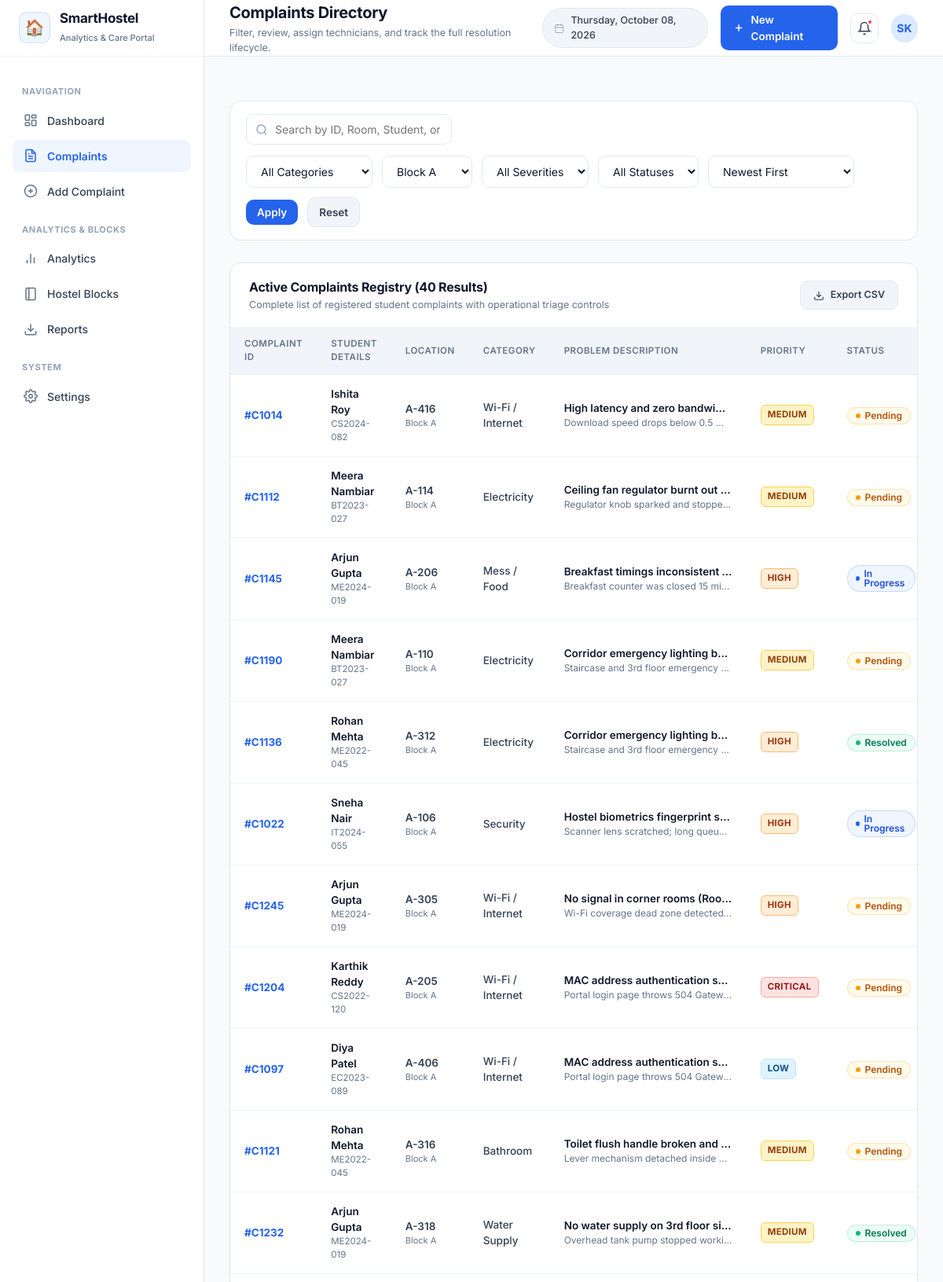
The page /complaints?block=Block+A (upper part) on the database its author committed.
### tables this page shows
CREATE TABLE complaints (
        id INTEGER PRIMARY KEY AUTOINCREMENT,
        complaint_code TEXT UNIQUE NOT NULL,
        student_name TEXT NOT NULL,
        student_id TEXT NOT NULL,
        student_phone TEXT,
        student_email TEXT,
        block TEXT NOT NULL,
        room_number TEXT NOT NULL,
        category TEXT NOT NULL,
        title TEXT NOT NULL,
        description TEXT NOT NULL,
        severity TEXT NOT NULL,
        status TEXT NOT NULL,
        created_at TEXT NOT NULL,
        resolved_at TEXT,
        resolution_time_days REAL,
        resolution_notes TEXT,
        assigned_to TEXT
    );

### app.py (the view)
@app.route("/complaints")
def complaints():
    search = request.args.get("search", "")
    category = request.args.get("category", "All")
    block = request.args.get("block", "All")
    severity = request.args.get("severity", "All")
    status = request.args.get("status", "All")
    sort_by = request.args.get("sort_by", "date_desc")
    complaints_list = database.get_all_complaints(
        search=search,
        category=category,
        block=block,
        severity=severity,
        status=status,
        sort_by=sort_by
    )
    kpis = database.get_kpi_summary()
    return render_template(
        "complaints.html",
        active_page="complaints",
        complaints=complaints_list,
        total_count=len(complaints_list),
        kpis=kpis,
        filters={
            "search": search,
            "category": category,
            "block": block,
            "severity": severity,
            "status": status,
            "sort_by": sort_by
        }
    )

### app.py (called while the page is built)
@app.context_processor
def inject_global_data():
    now = datetime.now()
    return {
        "current_date_str": now.strftime("%A, %B %d, %Y"),
        "current_year": now.year,
        "app_title": "SmartHostel Complaint Management & Analytics",
        "categories_list": database.CATEGORIES,
        "blocks_list": database.BLOCKS,
        "severities_list": database.SEVERITIES,
        "statuses_list": database.STATUSES
    }

### database.py (called while the page is built)
def get_db_connection():
    conn = sqlite3.connect(DB_PATH)
    conn.row_factory = sqlite3.Row
    return conn

### templates/complaints.html (shortened to what this page needs)
{% extends "base.html" %}
{% block page_title %}Complaints Directory{% endblock %}
{% block page_subtitle %}Filter, review, assign technicians, and track the full resolution lifecycle.{% endblock %}
{% block content %}
<form method="GET" action="{{ url_for('complaints') }}" class="filter-bar">
  <div class="search-input-box">
    <svg viewBox="0 0 24 24" fill="none" stroke="currentColor" stroke-width="2">
      <circle cx="11" cy="11" r="8"></circle>
      <line x1="21" y1="21" x2="16.65" y2="16.65"></line>
    </svg>
    <input type="text" name="search" class="form-control" placeholder="Search by ID, Room, Student, or Keyword..." value="{{ filters.search }}">
  </div>
  <div class="filter-group">
    <select name="category" class="form-control" style="width: auto;" onchange="this.form.submit()">
      <option value="All">All Categories</option>
    </select>
    <select name="block" class="form-control" style="width: auto;" onchange="this.form.submit()">
      {% for b in blocks_list %}
        <option value="{{ b }}" {% if filters.block == b %}selected{% endif %}>{{ b }}</option>
      {% endfor %}
    </select>
    <select name="severity" class="form-control" style="width: auto;" onchange="this.form.submit()">
      <option value="All">All Severities</option>
    </select>
    <select name="status" class="form-control" style="width: auto;" onchange="this.form.submit()">
      <option value="All">All Statuses</option>
    </select>
    <select name="sort_by" class="form-control" style="width: auto;" onchange="this.form.submit()">
      <option value="date_desc" {% if filters.sort_by == 'date_desc' %}selected{% endif %}>Newest First</option>
    </select>
    <button type="submit" class="header-btn header-btn-primary" style="padding: 8px 14px;">Apply</button>
    <a href="{{ url_for('complaints') }}" class="header-btn header-btn-secondary" style="padding: 8px 14px;" title="Reset Filters">Reset</a>
  </div>
</form>
<div class="card">
  <div class="card-header">
    <div class="card-title-group">
      <h3>Active Complaints Registry ({{ total_count }} Results)</h3>
      <p class="card-subtitle">Complete list of registered student complaints with operational triage controls</p>
    </div>
    <div class="card-actions">
      <a href="{{ url_for('export_csv') }}" class="header-btn header-btn-secondary" style="font-size: 12.5px;">
        <svg width="14" height="14" viewBox="0 0 24 24" fill="none" stroke="currentColor" stroke-width="2">
          <path d="M21 15v4a2 2 0 0 1-2 2H5a2 2 0 0 1-2-2v-4"></path>
          <polyline points="7 10 12 15 17 10"></polyline>
          <line x1="12" y1="15" x2="12" y2="3"></line>
        </svg>
        Export CSV
      </a>
    </div>
  </div>
  <div class="table-responsive">
    <table class="modern-table">
      <thead>
        <tr>
          <th>Complaint ID</th>
          <th>Student Details</th>
          <th>Location</th>
          <th>Category</th>
          <th>Problem Description</th>
          <th>Priority</th>
          <th>Status</th>
        </tr>
      </thead>
      <tbody>
        {% if complaints %}
          {% for c in complaints %}
          <tr>
            <td>
              <b style="color: var(--primary); font-size: 13.5px;">#{{ c.complaint_code }}</b>
            </td>
            <td>
              <div style="font-weight: 600; color: var(--text-main);">{{ c.student_name }}</div>
              <div style="font-size: 11.5px; color: var(--text-muted);">{{ c.student_id }}</div>
            </td>
            <td>
              <span style="font-weight: 600;">{{ c.room_number }}</span>
              <div style="font-size: 11px; color: var(--text-muted);">{{ c.block }}</div>
            </td>
            <td>
              <span style="font-weight: 500;">{{ c.category }}</span>
            </td>
            <td style="max-width: 250px;">
              <div style="font-weight: 600; color: var(--text-main); white-space: nowrap; overflow: hidden; text-overflow: ellipsis;" title="{{ c.title }}">
                {{ c.title }}
              </div>
              <div style="font-size: 12px; color: var(--text-muted); white-space: nowrap; overflow: hidden; text-overflow: ellipsis;" title="{{ c.description }}">
                {{ c.description }}
              </div>
            </td>
            <td>
              <span class="priority-tag priority-{{ c.severity|lower }}">{{ c.severity }}</span>
            </td>
            <td>
              {% if c.status == 'Resolved' %}
                <span class="badge badge-resolved"><span class="badge-dot"></span>Resolved</span>
              {% elif c.status == 'Pending' %}
                <span class="badge badge-pending"><span class="badge-dot"></span>Pending</span>
              {% elif c.status == 'In Progress' %}
                <span class="badge badge-in-progress"><span class="badge-dot"></span>In Progress</span>
              {% else %}
                <span class="badge badge-rejected"><span class="badge-dot"></span>Rejected</span>
              {% endif %}
            </td>
          </tr>
          {% endfor %}
        {% endif %}
      </tbody>
    </table>
  </div>
</div>
{% endblock %}

### rows shown on the page
complaints: complaint_code "C1014", student_name "Ishita Roy", student_id "CS2024-082", room_number "A-416", block "Block A", category "Wi-Fi / Internet", title "High latency and zero bandwi…", description "Download speed drops below 0.5…", severity "MEDIUM", status "Pending" (drawn)
complaints: complaint_code "C1112", student_name "Meera Nambiar", student_id "BT2023-027", room_number "A-114", block "Block A", category "Electricity", title "Ceiling fan regulator burnt out…", description "Regulator knob sparked and stoppe…", severity "MEDIUM", status "Pending" (drawn)
complaints: complaint_code "C1145", student_name "Arjun Gupta", student_id "ME2024-019", room_number "A-206", block "Block A", category "Mess / Food", title "Breakfast timings inconsistent…", description "Breakfast counter was closed 15 mi…", severity "HIGH", status "In Progress" (drawn)
complaints: complaint_code "C1190", student_name "Meera Nambiar", student_id "BT2023-027", room_number "A-110", block "Block A", category "Electricity", title "Corridor emergency lighting b…", description "Staircase and 3rd floor emergency…", severity "MEDIUM", status "Pending" (drawn)
complaints: complaint_code "C1136", student_name "Rohan Mehta", student_id "ME2022-045", room_number "A-312", block "Block A", category "Electricity", title "Corridor emergency lighting b…", description "Staircase and 3rd floor emergency…", severity "HIGH", status "Resolved" (drawn)
complaints: complaint_code "C1022", student_name "Sneha Nair", student_id "IT2024-055", room_number "A-106", block "Block A", category "Security", title "Hostel biometrics fingerprint s…", description "Scanner lens scratched; long queu…", severity "HIGH", status "In Progress" (drawn)
complaints: complaint_code "C1245", student_name "Arjun Gupta", student_id "ME2024-019", room_number "A-305", block "Block A", category "Wi-Fi / Internet", title "No signal in corner rooms (Roo…", description "Wi-Fi coverage dead zone detected…", severity "HIGH", status "Pending" (drawn)
complaints: complaint_code "C1204", student_name "Karthik Reddy", student_id "CS2022-120", room_number "A-205", block "Block A", category "Wi-Fi / Internet", title "MAC address authentication s…", description "Portal login page throws 504 Gatew…", severity "CRITICAL", status "Pending" (drawn)
complaints: complaint_code "C1097", student_name "Diya Patel", student_id "EC2023-089", room_number "A-406", block "Block A", category "Wi-Fi / Internet", title "MAC address authentication s…", description "Portal login page throws 504 Gatew…", severity "LOW", status "Pending" (drawn)
complaints: complaint_code "C1121", student_name "Rohan Mehta", student_id "ME2022-045", room_number "A-316", block "Block A", category "Bathroom", title "Toilet flush handle broken and…", description "Lever mechanism detached inside…", severity "MEDIUM", status "Pending" (drawn)
complaints: complaint_code "C1232", student_name "Arjun Gupta", student_id "ME2024-019", room_number "A-318", block "Block A", category "Water Supply", title "No water supply on 3rd floor si…", description "Overhead tank pump stopped worki…", severity "MEDIUM", status "Resolved" (drawn)

### other values the page prints
{{ total_count }} "40"
form field block "Block A"
